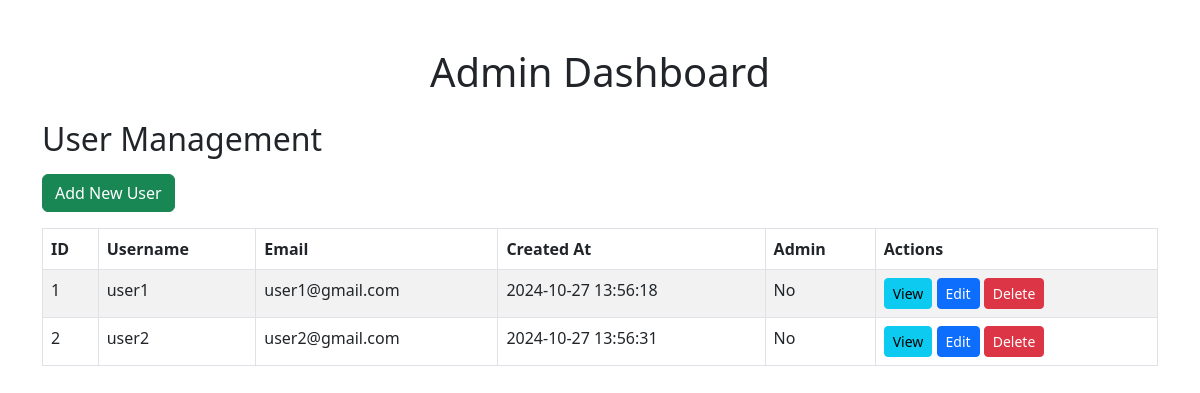
The app's page /admin_dashBoard.php with its own data.
### tables this page shows
CREATE TABLE `users` (
  `id` int(11) NOT NULL,
  `username` varchar(255) NOT NULL,
  `password` varchar(255) NOT NULL,
  `created_at` timestamp NOT NULL DEFAULT current_timestamp(),
  `email` varchar(255) NOT NULL,
  `is_admin` tinyint(1) DEFAULT 0
);

### admin_dashBoard.php (the view, shortened to what this page needs)
<?php
require 'dbcon.php';
$query = "SELECT id, username, email, created_at, is_admin FROM users";
$stmt = $con->prepare($query);
$stmt->execute();
$users = $stmt->fetchAll(PDO::FETCH_ASSOC);
?>
<!DOCTYPE html>
<html lang="en">
<head>
    <link href="https://cdn.jsdelivr.net/npm/bootstrap@5.2.3/dist/css/bootstrap.min.css" rel="stylesheet">
</head>
<body>
<div class="container my-5">
    <h1 class="text-center mb-4">Admin Dashboard</h1>
    <h2 class="mb-3">User Management</h2>
    <a href="add_user.php" class="btn btn-success mb-3">Add New User</a>
    <table class="table table-bordered table-striped">
        <thead>
            <tr>
                <th>ID</th>
                <th>Username</th>
                <th>Email</th>
                <th>Created At</th>
                <th>Admin</th>
                <th>Actions</th>
            </tr>
        </thead>
        <tbody>
            <?php if ($users): ?>
                <?php foreach ($users as $user): ?>
                    <tr>
                        <td><?= htmlspecialchars($user['id']); ?></td>
                        <td><?= htmlspecialchars($user['username']); ?></td>
                        <td><?= htmlspecialchars($user['email']); ?></td>
                        <td><?= htmlspecialchars($user['created_at']); ?></td>
                        <td><?= $user['is_admin'] ? 'Yes' : 'No'; ?></td>
                        <td>
                            <a href="view_user.php?id=<?= $user['id']; ?>" class="btn btn-info btn-sm">View</a>
                            <a href="edit_user.php?id=<?= $user['id']; ?>" class="btn btn-primary btn-sm">Edit</a>
                            <a href="delete_user.php?id=<?= $user['id']; ?>" class="btn btn-danger btn-sm" onclick="return confirm('Are you sure you want to delete this user?')">Delete</a>
                        </td>
                    </tr>
                <?php endforeach; ?>
            <?php else: ?>
                <tr>
                    <td colspan="6" class="text-center">No users found.</td>
                </tr>
            <?php endif; ?>
        </tbody>
    </table>
</div>
</body>
</html>

### records on screen
users: id "1", username "user1", email "user1@gmail.com", created_at "2024-10-27 13:56:18", is_admin "No"
users: id "2", username "user2", email "user2@gmail.com", created_at "2024-10-27 13:56:31", is_admin "No"
